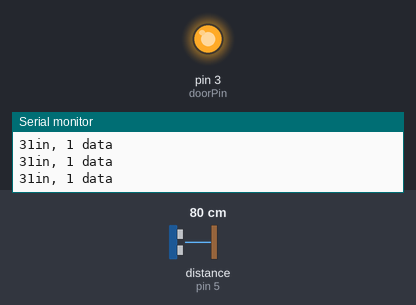
Bench run of a sketch on a simulated Arduino Uno, built with avr-gcc and run on an emulated ATmega328P. On the bench: output pins drawn as LEDs (lit = HIGH), the last lines printed to the serial monitor. Wiring (inferred from the names in the program): ultrasonic range finder: trigger pin 4; echo pin 5. The inputs (shaded band) are chosen by the test bench; at power-on: distance to the obstacle (sensor on pin 5) 80 cm. The echo pulse lasts 58.3 µs per cm; no radio packets arrive unless stated; pins used as bus, display or sensor lines are not drawn.

Above: at 1.2 s.
1.3 s: distance to the obstacle (sensor on pin 5) set to 137 cm
2.8 s: distance to the obstacle (sensor on pin 5) set to 148 cm
At 4.1 s:
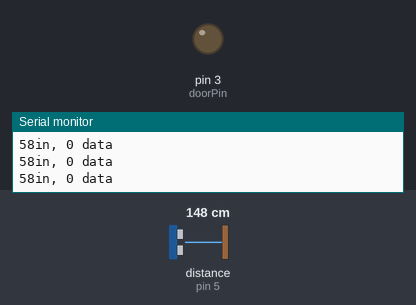
4.4 s: distance to the obstacle (sensor on pin 5) set to 2 cm
At 5.1 s:
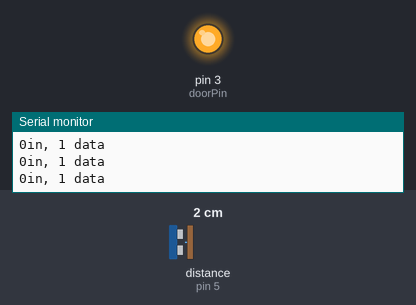
5.9 s: distance to the obstacle (sensor on pin 5) set to 250 cm
At 7.3 s:
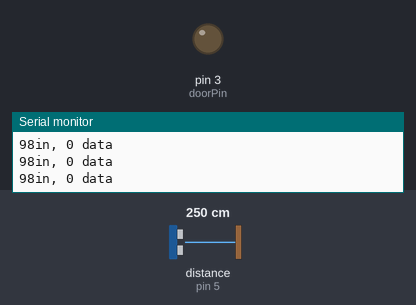
Timing chart, 0 to 8.4 s (numbered marks = the images above; inputs shaded):
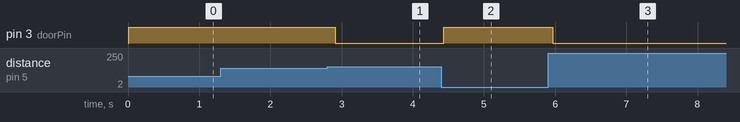

The sketch:

pipe1.ino
```cpp
#include <SPI.h>
#include "RF24.h"

RF24 radio(7,8);

const uint64_t pipe1 = 0xE8E8F0F0E1LL;
const int trigPin = 4;
const int echoPin = 5;

int data;
int doorPin = 3;


void setup() {
  Serial.begin(9600);
  radio.begin();
  radio.setChannel(108);
  radio.openWritingPipe(pipe1);
  pinMode(trigPin, OUTPUT);
  pinMode(echoPin, INPUT);
  pinMode(doorPin, OUTPUT);
}

void loop() {
  long duration, inches, cm;

  digitalWrite(trigPin, LOW);
  delayMicroseconds(2);
  digitalWrite(trigPin, HIGH);
  delayMicroseconds(10);
  digitalWrite(trigPin, LOW);

  duration = pulseIn(echoPin, HIGH);
  inches = microsecondsToInches(duration);

  if (inches < 56 && data == 1){
     data = 1;

  Serial.print(inches);
  Serial.print("in, ");
  Serial.print(data);
  Serial.print(" data");
  Serial.println();
  digitalWrite(doorPin, HIGH);

  delay(100);

  }

  else if (inches < 56 && data !=1){
    data = 1;

  radio.write(&data, sizeof(data));
  Serial.print(inches);
  Serial.print("in, ");
  Serial.print(data);
  Serial.print(" data");
  Serial.println();
  digitalWrite(doorPin, HIGH);

  delay(100);

  }
  else if (inches >= 56 && data !=0){
    data = 0;

  radio.write(&data, sizeof(data));
  Serial.print(inches);
  Serial.print("in, ");
  Serial.print(data);
  Serial.print(" data");
  Serial.println();
  digitalWrite(doorPin, LOW);

  delay(100);

  }
  else{
    data = 0;

  Serial.print(inches);
  Serial.print("in, ");
  Serial.print(data);
  Serial.print(" data");
  Serial.println();
  digitalWrite(doorPin, LOW);

  delay(100);
  }

}

 long microsecondsToInches(long microseconds)
{
  return microseconds / 74 / 2;
}
```

Measured:
- the behaviour switches between 142 and 143 cm on distance to the obstacle (sensor on pin 5) (found by bisection; images 0 and 1)
- after the input at 2.8 s, pin 3 (doorPin): HIGH → LOW after 0.11 s
- after the input at 4.4 s, pin 3 (doorPin): LOW → HIGH at once
- after the input at 5.9 s, pin 3 (doorPin): HIGH → LOW after 0.07 s
